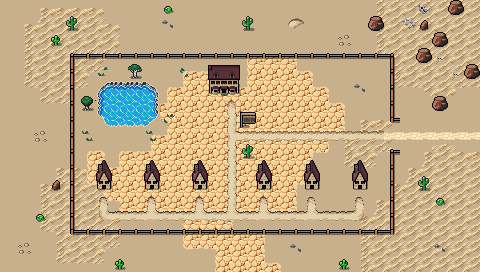

This is a level from a 2D game, rendered from its Tiled map with the project's own tilesets. A one-line summary and the map file follow, with tile-layer data summarised:
An orthogonal 30x17 tile map with 16x16 px tiles, 5 tile layers (Collision, Background, Ground, Clutter, ...), 2 tilesets and 8 objects.

<map version="1.5" tiledversion="1.7.2" orientation="orthogonal" renderorder="right-down" width="30" height="17" tilewidth="16" tileheight="16" infinite="0" nextlayerid="7" nextobjectid="52">
 <editorsettings>
  <export target="wastetown..tmx" format="tmx" />
 </editorsettings>
 <tileset firstgid="1" source="../tileset/main.tsx" />
 <tileset firstgid="3477" source="../tileset/buildings.tsx" />
 <layer id="6" name="Collision" width="30" height="17">
  <data>[510 cells, 76 non-empty, 10 distinct tile ids]</data>
 </layer>
 <layer id="1" name="Background" width="30" height="17">
  <data>[510 cells, 510 non-empty, 16 distinct tile ids]</data>
 </layer>
 <layer id="2" name="Ground" width="30" height="17">
  <data>[510 cells, 174 non-empty, 31 distinct tile ids]</data>
 </layer>
 <layer id="3" name="Clutter" width="30" height="17">
  <properties>
   <property name="spriteLayer" type="bool" value="true" />
  </properties>
  <data>[510 cells, 142 non-empty, 36 distinct tile ids]</data>
 </layer>
 <layer id="5" name="Rooftops" width="30" height="17">
  <data>[510 cells, 8 non-empty, 3 distinct tile ids]</data>
 </layer>
 <objectgroup id="4" name="Objects">
  <object id="41" template="../obj/shop.tx" x="97" y="193" />
  <object id="42" template="../obj/shop.tx" x="304" y="193" />
  <object id="43" template="../obj/shop.tx" x="352" y="194" />
  <object id="44" template="../obj/shop.tx" x="144" y="194" />
  <object id="45" template="../obj/shop.tx" x="255" y="194" />
  <object id="46" template="../obj/shop.tx" x="192" y="193" />
  <object id="47" template="../obj/inn.tx" x="225" y="99" />
  <object id="51" template="../obj/door_left.tx" x="386" y="146">
   <properties>
    <property name="teleportObjectId" value="61" />
   </properties>
  </object>
 </objectgroup>
</map>
